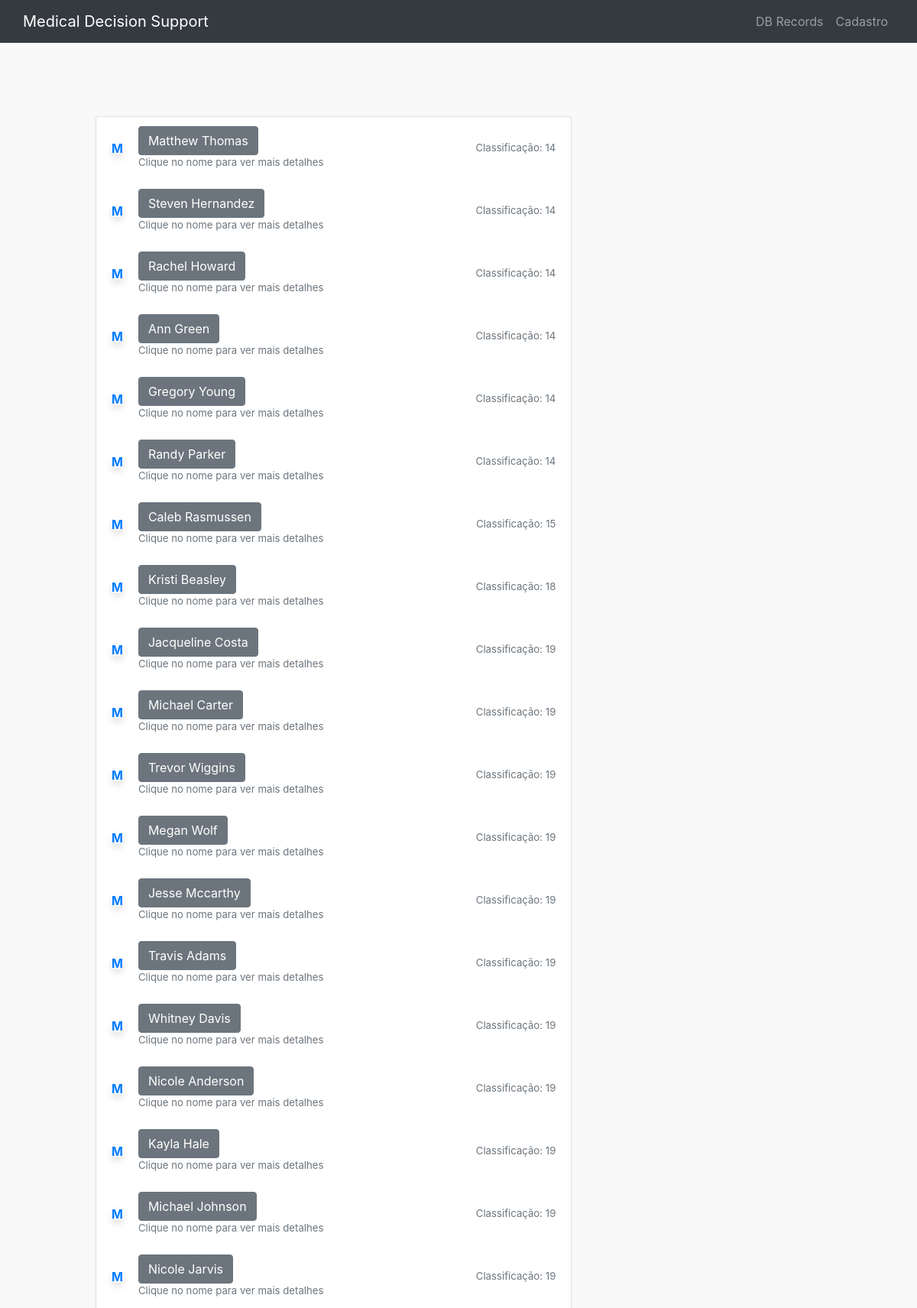
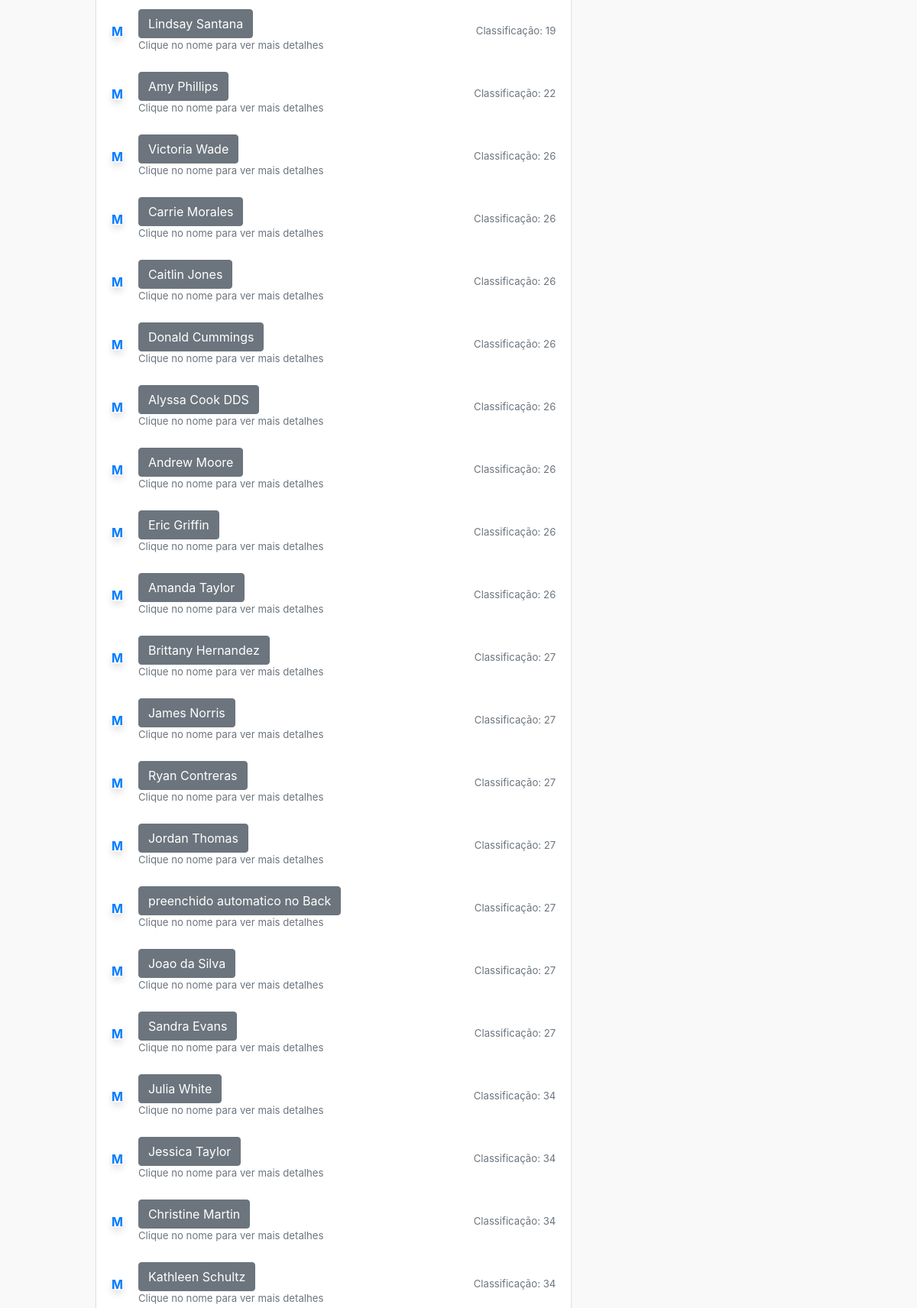
Page /validation/ (upper part) on the committed database (2 pictures, top to bottom).
### patient/models.py (models this page shows)
class DataPatient(models.Model):
    patient = models.CharField(max_length=200)
    age = models.IntegerField()
    neurological = models.IntegerField()
    cardiovascular = models.IntegerField()
    respiratory = models.IntegerField()
    coagulation = models.IntegerField()
    hepatic = models.IntegerField()
    renal = models.IntegerField()
    icc = models.IntegerField()
    ecog = models.IntegerField()
    scoreSOFA = models.IntegerField()
    scoreFragility = models.IntegerField()
    scoreTotal = models.IntegerField()
    classification = models.IntegerField()
    active = models.BooleanField()

### patient/views.py (the view)
# urls.py: path('validation/', views.validation, name='validation')
def validation(request):
    dataPacientReturn = DataPatient.objects.all().order_by('classification').values()
    imageAvatar = [
        'w-40 avatar gd-warning',
        'w-40 avatar gd-info',
        'w-40 avatar gd-success',
        'w-40 avatar gd-danger',
        'w-40 avatar gd-primary'
        ]
    return render(request, 'validation.html', {'patient':patient,'avatarPatient':imageAvatar,'patient_records': dataPacientReturn})

### patient/templates/validation.html (shortened to what this page needs)
{% extends 'base.html' %}
{% block content %}
<head>
    <link href='https://maxcdn.bootstrapcdn.com/bootstrap/4.0.0/css/bootstrap.min.css' rel='stylesheet'>
    <link href='#' rel='stylesheet'>
</head>
<body className='snippet-body'>
    <div class="page-content page-container" id="page-content">
        <div class="padding">
            <div class="row">
                <div class="col-sm-8">
                    <div class="list list-row card" id="sortable" data-sortable-id="0" aria-dropeffect="move">
                        {% if patient_records %}
                        {% for data in patient_records %}
                        <div class="list-item" data-id="13" data-item-sortable-id="0" draggable="true" role="option"
                            aria-grabbed="false">
                            <div><a href="#" data-abc="true"><span class="{{avatarPatient}}">M</span></a></div>
                            <div class="flex">
                                <button type="button" class="btn btn-secondary" data-toggle="modal"
                                    data-target="#ModalCenter{{data.id}}"> {{data.patient}}</button>
                                <div class="item-except text-muted text-sm h-1x">Clique no nome para ver mais detalhes
                                </div>
                            </div>
                            <div class="no-wrap">
                                <div class="item-date text-muted text-sm d-none d-md-block">Classificação:
                                    {{data.classification}}</div>
                            </div>
                        </div>
                        {% endfor %}
                        {% else %}
                        <p>Não existem dados para preencher!</p>
                        {% endif %}
                    </div>
                </div>
            </div>
        </div>
    </div>
</body>
{% endblock  %}

### patient/templates/validation.html (style rules this page uses)
body { background-color: #f9f9fa }
.flex { -webkit-box-flex: 1; -ms-flex: 1 1 auto; flex: 1 1 auto }
.padding { padding: 5rem }
.card { background: #fff; border-width: 0; border-radius: .25rem; box-shadow: 0 1px 3px rgba(0, 0, 0, .05); margin-bottom: 1.5rem }
.card { position: relative; display: flex; flex-direction: column; min-width: 0; word-wrap: break-word; background-color: #fff; background-clip: border-box; border: 1px solid rgba(19, 24, 44, .125); border-radius: .25rem }
.list-item { position: relative; display: -ms-flexbox; display: flex; -ms-flex-direction: column; flex-direction: column; min-width: 0; word-wrap: break-word }
.avatar { position: relative; line-height: 1; border-radius: 500px; white-space: nowrap; font-weight: 700; border-radius: 100%; display: -ms-flexbox; display: flex; -ms-flex-pack: center; justify-content: center; -ms-flex-align: center; align-items: center; -ms-flex-negative: 0; flex-shrink: 0; border-radius: 500px; box-shadow: 0 5px 10px 0 rgba(50, 50, 50, .15) }
.text-sm { font-size: .825rem }
.h-1x { height: 1.25rem; overflow: hidden; display: -webkit-box; -webkit-line-clamp: 1; -webkit-box-orient: vertical }
.no-wrap { white-space: nowrap }
.list-row .list-item { -ms-flex-direction: row; flex-direction: row; -ms-flex-align: center; align-items: center; padding: .75rem .625rem; }
.list-item { position: relative; display: -ms-flexbox; display: flex; -ms-flex-direction: column; flex-direction: column; min-width: 0; word-wrap: break-word; }
.list-row .list-item>* { padding-left: .625rem; padding-right: .625rem; }

### rows in the picture
DataPatient: patient "Matthew Thomas", classification "14"
DataPatient: patient "Steven Hernandez", classification "14"
DataPatient: patient "Rachel Howard", classification "14"
DataPatient: patient "Ann Green", classification "14"
DataPatient: patient "Gregory Young", classification "14"
DataPatient: patient "Randy Parker", classification "14"
DataPatient: patient "Caleb Rasmussen", classification "15"
DataPatient: patient "Kristi Beasley", classification "18"
DataPatient: patient "Jacqueline Costa", classification "19"
DataPatient: patient "Michael Carter", classification "19"
DataPatient: patient "Trevor Wiggins", classification "19"
DataPatient: patient "Megan Wolf", classification "19"
DataPatient: patient "Jesse Mccarthy", classification "19"
DataPatient: patient "Travis Adams", classification "19"
DataPatient: patient "Whitney Davis", classification "19"
DataPatient: patient "Nicole Anderson", classification "19"
DataPatient: patient "Kayla Hale", classification "19"
DataPatient: patient "Michael Johnson", classification "19"
DataPatient: patient "Nicole Jarvis", classification "19"
DataPatient: patient "Lindsay Santana", classification "19"
DataPatient: patient "Amy Phillips", classification "22"
DataPatient: patient "Victoria Wade", classification "26"
DataPatient: patient "Carrie Morales", classification "26"
DataPatient: patient "Caitlin Jones", classification "26"
DataPatient: patient "Donald Cummings", classification "26"
DataPatient: patient "Alyssa Cook DDS", classification "26"
DataPatient: patient "Andrew Moore", classification "26"
DataPatient: patient "Eric Griffin", classification "26"
DataPatient: patient "Amanda Taylor", classification "26"
DataPatient: patient "Brittany Hernandez", classification "27"
DataPatient: patient "James Norris", classification "27"
DataPatient: patient "Ryan Contreras", classification "27"
DataPatient: patient "Jordan Thomas", classification "27"
DataPatient: patient "preenchido automatico no Back", classification "27"
DataPatient: patient "Joao da Silva", classification "27"
DataPatient: patient "Sandra Evans", classification "27"
DataPatient: patient "Julia White", classification "34"
DataPatient: patient "Jessica Taylor", classification "34"
DataPatient: patient "Christine Martin", classification "34"
DataPatient: patient "Kathleen Schultz", classification "34"
